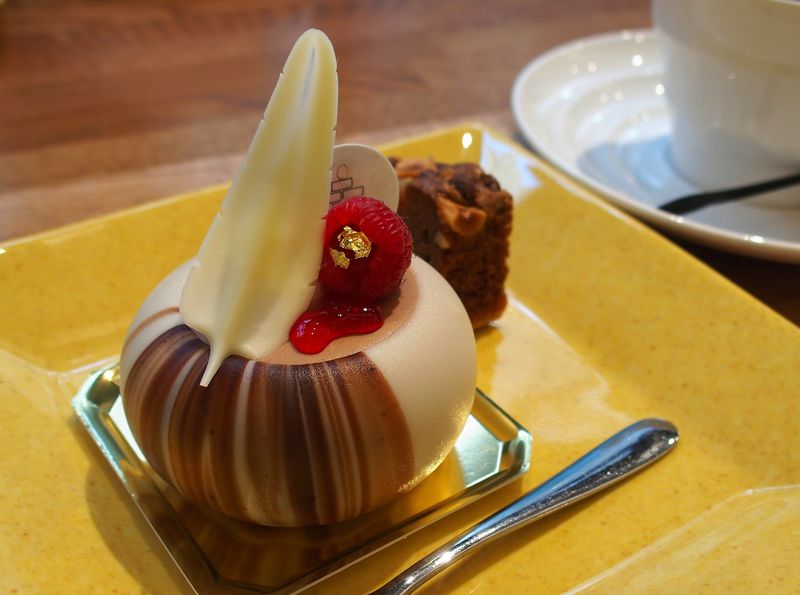
#> input picture sweets.jpg, 800 x 595 px
$ jupyter execute scikit_image001.ipynb
#> lines starting #> are read from the running program, lines starting #| are printed output that depends on the picture; after the words box and inside, x2 and y2 are one past the last pixel; in counts of white or black regions, pixels touching at a corner belong together
<a href="https://colab.research.google.com/github/amicuscertus/Test001/blob/master/scikit_image001.ipynb" target="_parent"></a>

[cell 1]
from skimage import data, io, filters
from skimage.color import rgb2gray
import matplotlib.pyplot as plt
import numpy as np

[cell 2]
image = io.imread('sweets.jpg')
#> image is the input picture: shape (595, 800, 3); mean R, G, B 157.4, 122.4, 70.8
io.imshow(image)

[cell 3]
print(type(image))
#| <class 'numpy.ndarray'>
print(image.shape)
#| (595, 800, 3)

[cell 4]
reddish = image[:, :, 0] > 200
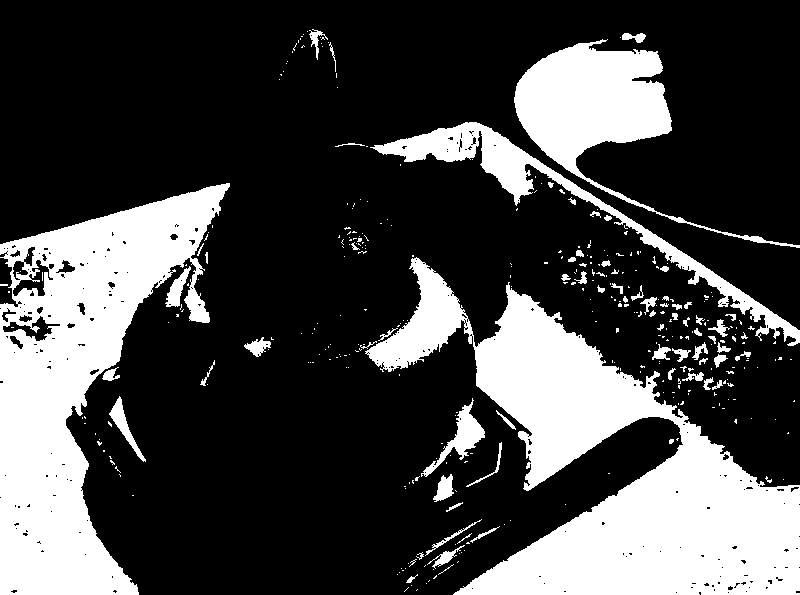
#> reddish: shape (595, 800) bool; 27.3% white; 361 white regions (289 under 20 px), largest, box (x1, y1, x2, y2) and area: (365, 257, 800, 595) 55415, (0, 183, 230, 595) 43749, (514, 39, 800, 248) 14472
image_copy = np.copy(image)
image_copy[reddish] = [255, 0, 255]
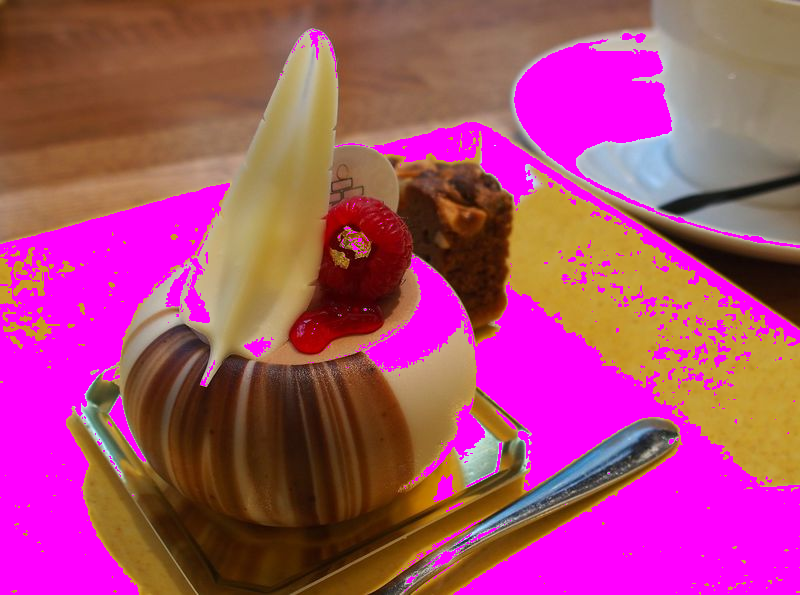
#> image_copy: shape (595, 800, 3); mean R, G, B 168.8, 73.1, 114.1
io.imshow(image_copy)

[cell 5]
io.imshow(reddish)
print(type(reddish))
#| <class 'numpy.ndarray'>
print(reddish.shape)
#| (595, 800)

[cell 6]
celine = io.imread('celine-dion.jpg')
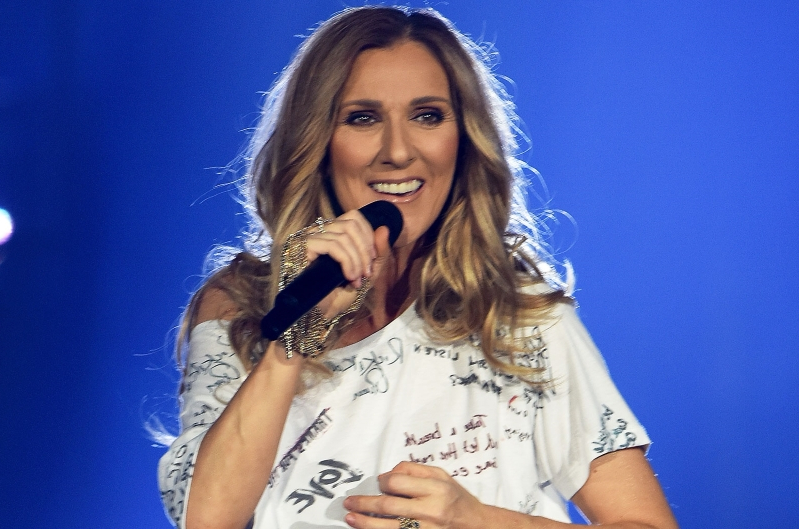
#> input picture celine-dion.jpg, 799 x 529 px
#> celine is the input picture: shape (529, 799, 3); mean R, G, B 87.9, 100, 163.6
io.imshow(celine)

[cell 7]
celine_gray = rgb2gray(celine)
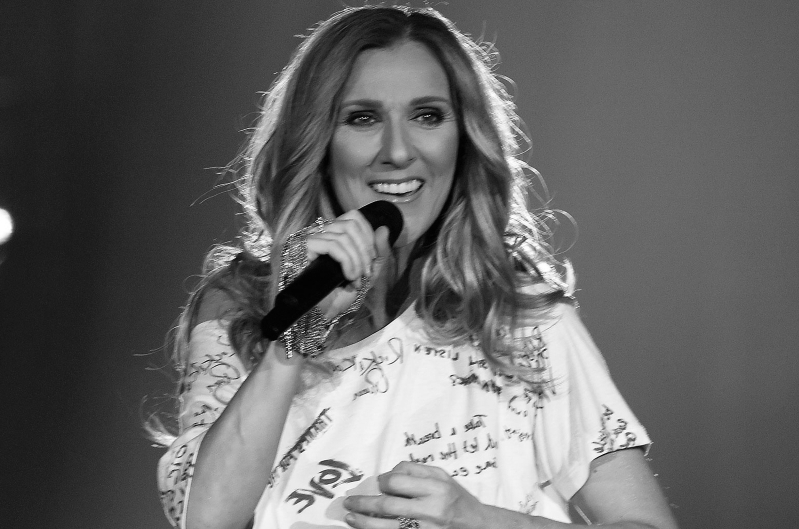
#> celine_gray: shape (529, 799) float64; min 0.00877, max 1, mean 0.4
io.imshow(celine_gray)

[cell 8]
red_multiplier = [1, 0, 0]
yellow_multiplier = [1, 1, 0]

fig, (ax1, ax2) = plt.subplots(nrows=1, ncols=2, figsize=(12, 6))
ax1.imshow(red_multiplier * celine)
ax2.imshow(yellow_multiplier * celine)
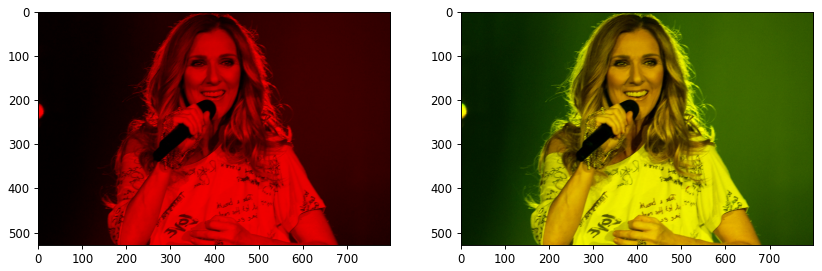
#> figure drawn by matplotlib, 2 panels

[cell 9]
plt.imshow(image)

[cell 10]
io.imshow(image)

[cell 11]
id(image)
#> Out = 140175145952880

[cell 12]
id(image_copy)
#> Out = 140175144401488
